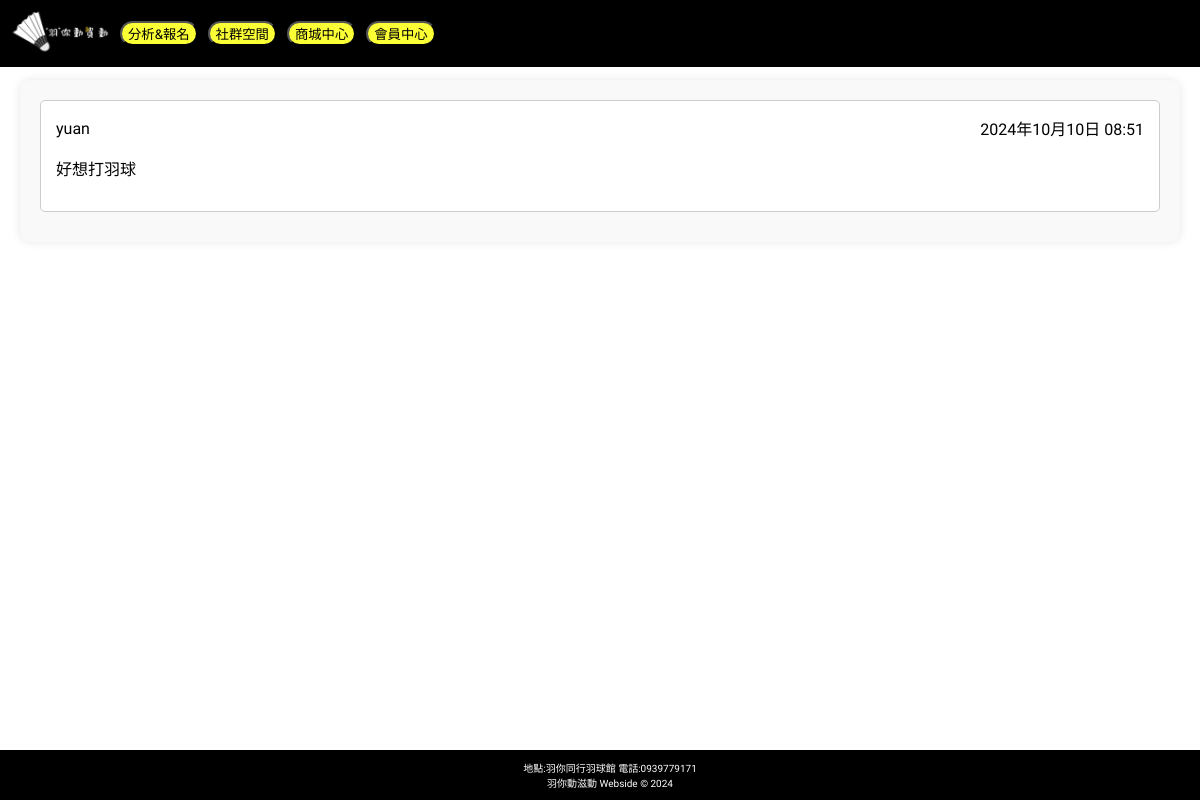
/community/, run on an earlier commit of the app's database.
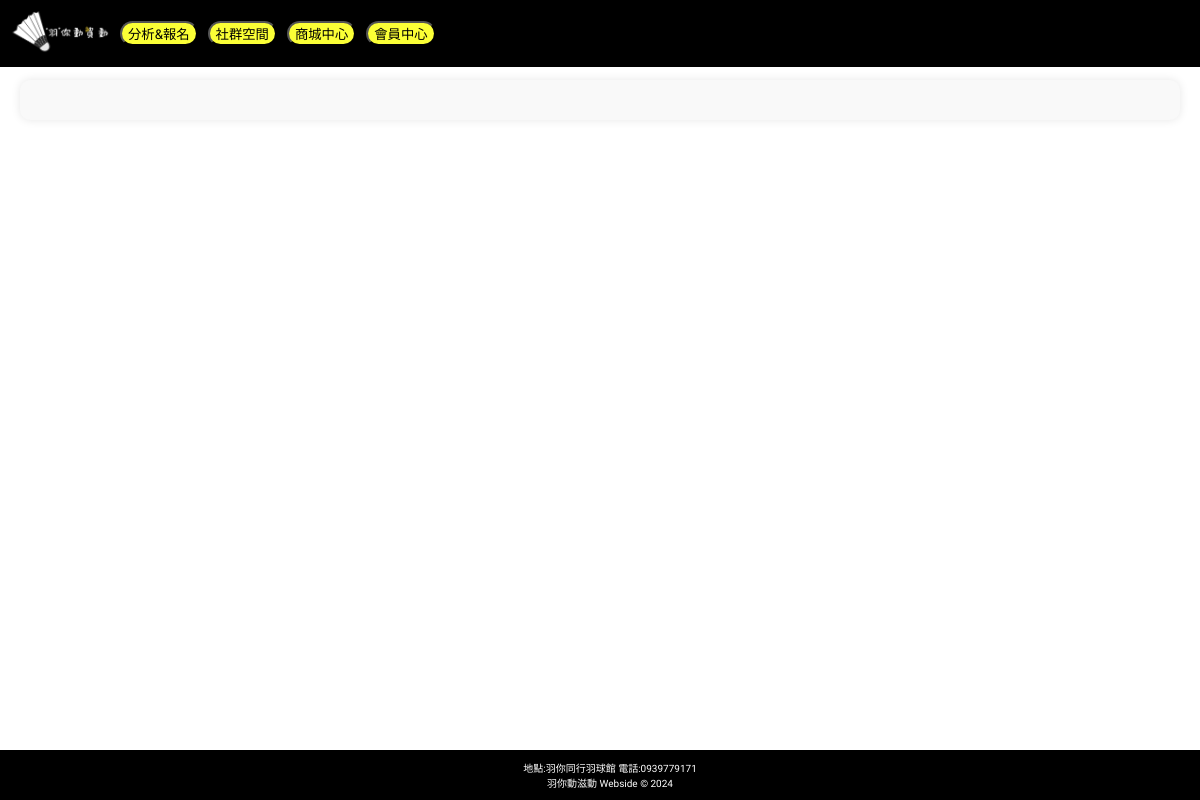
And on a later commit of the database.
### app/models.py (models this page shows, shortened)
class DiscussionPost(models.Model):
    author = models.ForeignKey(User, on_delete=models.CASCADE)
    content = models.TextField()
    created_at = models.DateTimeField(auto_now_add=True)

class User(AbstractUser):
    full_name = models.CharField(max_length=100)
    gender = models.CharField(max_length=10, choices=[('male', 'Male'), ('female', 'Female'), ('other', 'Other')])
    birth_date = models.DateField()
    nickname = models.CharField(max_length=100)
    phone = models.CharField(max_length=15)
    email = models.EmailField(unique=True)
    groups = models.ManyToManyField(
        Group,
        related_name='custom_user_set',
        blank=True
    )
    user_permissions = models.ManyToManyField(
        Permission,
        related_name='custom_user_permissions_set',
        blank=True
    )
    objects = UserManager()

### app/views.py (the view)
# urls.py: path('community/', views.community, name='community'),
def community(request):
    posts = DiscussionPost.objects.all().order_by("-created_at")
    if request.method == "POST":
        if request.user.is_authenticated:
            form = DiscussionPostForm(request.POST)
            if form.is_valid():
                post = form.save(commit=False)
                post.author = request.user
                post.save()
                return redirect("community")
        else:
            return redirect("login")
    else:
        form = DiscussionPostForm() if request.user.is_authenticated else None
    return render(request, "community.html", {"posts": posts, "form": form})

### app/templates/community.html (shortened to what this page needs)
{% extends 'base.html' %}
{% load static %}
{% block content %}
<div class="comment-board">
  {% if user.is_authenticated %}
    <h1>社群空間</h1>
    <section class="comment-input">
      <h2>討論區</h2>
      <form method="post">
        {% csrf_token %}
        {{ form.as_p }}
        <button type="submit">發布</button>
      </form>
    </section>
    <section class="comment-list">
      {% for post in posts %}
        <div class="comment-item">
          <div class="comment-header">
            <span>{{ post.author.username }}</span>
            <span>{{ post.created_at }}</span>
            {% if post.author == user %}
              <div class="button-group">
                <a href="{% url 'edit_post' post.id %}"><button class="edit-button">編輯</button></a>
                <form method="post" action="{% url 'delete_post' post.id %}" style="display: inline;">
                  {% csrf_token %}
                  <button type="submit" class="delete-button" onclick="return confirm('確定要刪除嗎?')">刪除</button>
                </form>
              </div>
            {% endif %}
          </div>
          <div class="comment-text">
            <p>{{ post.content }}</p>
          </div>
          <div class="comment-footer">
            <form method="post" action="{% url 'add_comment' post.id %}">
              {% csrf_token %}
              <textarea name="content" placeholder="評論..."></textarea>
              <button type="submit">發送</button>
            </form>
          </div>
          <div class="comment-replies">
            {% for comment in post.comments.all %}
              <div class="comment-reply">
                <span>{{ comment.author.username }}</span>
                <span>{{ comment.created_at }}</span>
                <p>{{ comment.content }}</p>
              </div>
            {% endfor %}
          </div>
        </div>
      {% endfor %}
    </section>
  {% else %}
  <section class="comment-list">
    {% for post in posts %}
      <div class="comment-item">
        <div class="comment-header">
          <span>{{ post.author.username }}</span>
          <span>{{ post.created_at }}</span>
        </div>
        <div class="comment-text">
          <p>{{ post.content }}</p>
        </div>
      </div>
    {% endfor %}
  </section>
  {% endif %}
</div>
{% endblock %}

What changed in the data, as far as the page shows it:
removed DiscussionPost: author.username "yuan", created_at "2024年10月10日 08:51", content "好想打羽球"
